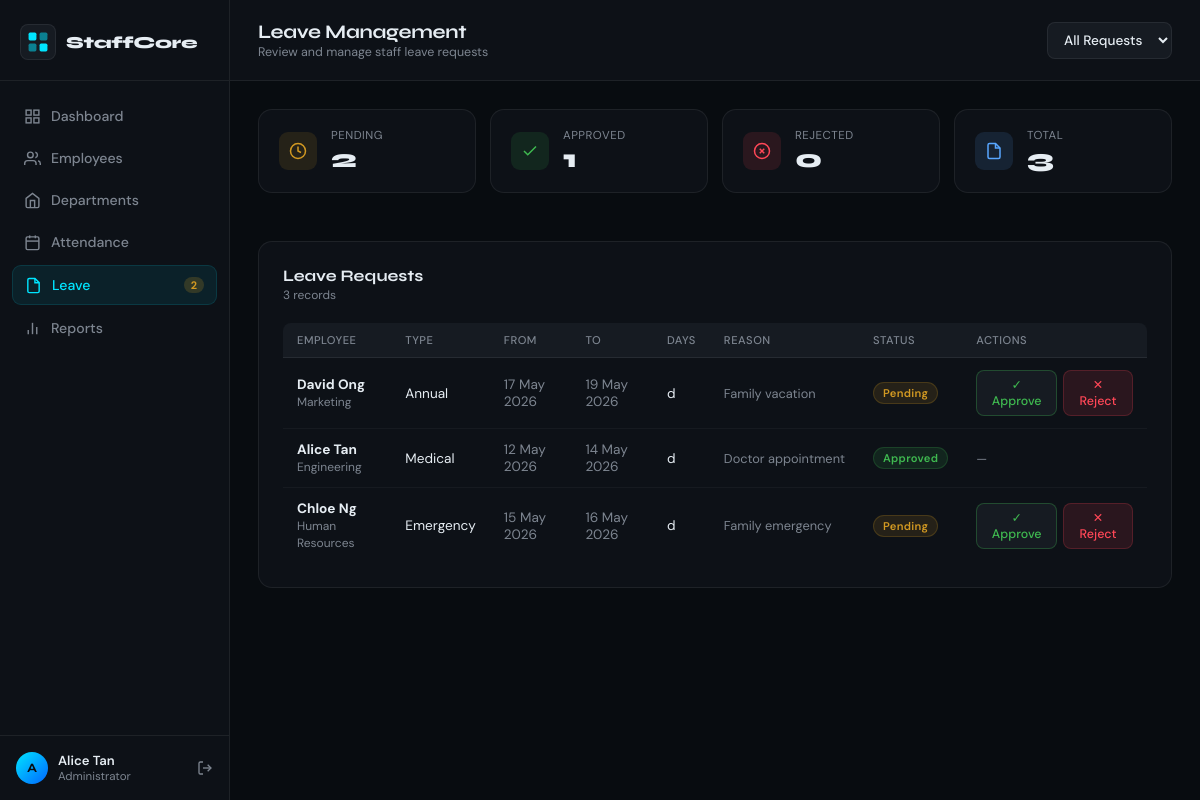
/leave_admin.php (signed in), run on the app's committed database.
### tables this page shows
CREATE TABLE IF NOT EXISTS leave_requests (
    id           INT AUTO_INCREMENT PRIMARY KEY,
    employee_id  INT NOT NULL,
    user_id      INT NOT NULL,
    leave_type   ENUM('annual','medical','emergency','unpaid') DEFAULT 'annual',
    start_date   DATE NOT NULL,
    end_date     DATE NOT NULL,
    reason       TEXT,
    status       ENUM('pending','approved','rejected') DEFAULT 'pending',
    reviewed_by  INT DEFAULT NULL,
    reviewed_at  TIMESTAMP NULL DEFAULT NULL,
    reject_note  VARCHAR(255) DEFAULT NULL,
    created_at   TIMESTAMP DEFAULT CURRENT_TIMESTAMP,
    FOREIGN KEY (employee_id) REFERENCES employees(id) ON DELETE CASCADE,
    FOREIGN KEY (user_id)     REFERENCES users(id)     ON DELETE CASCADE,
    FOREIGN KEY (reviewed_by) REFERENCES users(id)     ON DELETE SET NULL
);

CREATE TABLE employees (
    id            INT AUTO_INCREMENT PRIMARY KEY,
    user_id       INT DEFAULT NULL,
    name          VARCHAR(100) NOT NULL,
    email         VARCHAR(150) NOT NULL UNIQUE,
    phone         VARCHAR(20),
    department_id INT DEFAULT NULL,
    position      VARCHAR(100),
    salary        DECIMAL(10,2) DEFAULT 0.00,
    status        ENUM('active','inactive','on_leave') DEFAULT 'active',
    hire_date     DATE,
    avatar        VARCHAR(255) DEFAULT NULL,
    created_at    TIMESTAMP DEFAULT CURRENT_TIMESTAMP,
    FOREIGN KEY (department_id) REFERENCES departments(id) ON DELETE SET NULL,
    FOREIGN KEY (user_id)       REFERENCES users(id)       ON DELETE SET NULL
);

CREATE TABLE departments (
    id         INT AUTO_INCREMENT PRIMARY KEY,
    name       VARCHAR(100) NOT NULL,
    head_id    INT DEFAULT NULL,
    created_at TIMESTAMP DEFAULT CURRENT_TIMESTAMP
);

### leave_admin.php (the view, shortened to what this page needs)
<?php
require_once 'db.php';
$q = "SELECT lr.*, e.name AS emp_name, e.position, d.name AS dept_name
      FROM leave_requests lr
      JOIN employees e ON e.id = lr.employee_id
      LEFT JOIN departments d ON d.id = e.department_id";
$q .= " ORDER BY lr.created_at DESC";
$leaves = $pdo->query($q)->fetchAll();
$pending  = $pdo->query("SELECT COUNT(*) FROM leave_requests WHERE status='pending'")->fetchColumn();
$approved = $pdo->query("SELECT COUNT(*) FROM leave_requests WHERE status='approved'")->fetchColumn();
$rejected = $pdo->query("SELECT COUNT(*) FROM leave_requests WHERE status='rejected'")->fetchColumn();
?>
<!DOCTYPE html>
<html lang="en">
<head>
  <?php include 'sidebar.php'; ?>
  <link rel="stylesheet" href="admin.css"/>
</head>
<body>
<main class="main">
  <header class="topbar">
    <div class="topbar-left">
      <div><h1 class="page-title">Leave Management</h1><p class="page-sub">Review and manage staff leave requests</p></div>
    </div>
    <div class="topbar-right">
      <form method="GET" style="display:flex;gap:8px;">
        <select name="status" class="btn btn-ghost" onchange="this.form.submit()" style="padding:8px 12px;">
          <option value="">All Requests</option>
        </select>
      </form>
    </div>
  </header>
  <div class="content">
    <div class="mini-stats">
      <div class="mini-card"><div class="mini-icon orange"><svg width="18" height="18" viewBox="0 0 24 24" fill="none" stroke="currentColor" stroke-width="2"><circle cx="12" cy="12" r="10"/><polyline points="12 6 12 12 16 14"/></svg></div><div><div class="mini-label">Pending</div><div class="mini-value"><?= $pending ?></div></div></div>
      <div class="mini-card"><div class="mini-icon green"><svg width="18" height="18" viewBox="0 0 24 24" fill="none" stroke="currentColor" stroke-width="2"><polyline points="20 6 9 17 4 12"/></svg></div><div><div class="mini-label">Approved</div><div class="mini-value"><?= $approved ?></div></div></div>
      <div class="mini-card"><div class="mini-icon red"><svg width="18" height="18" viewBox="0 0 24 24" fill="none" stroke="currentColor" stroke-width="2"><circle cx="12" cy="12" r="10"/><line x1="15" y1="9" x2="9" y2="15"/><line x1="9" y1="9" x2="15" y2="15"/></svg></div><div><div class="mini-label">Rejected</div><div class="mini-value"><?= $rejected ?></div></div></div>
      <div class="mini-card"><div class="mini-icon blue"><svg width="18" height="18" viewBox="0 0 24 24" fill="none" stroke="currentColor" stroke-width="2"><path d="M14 2H6a2 2 0 0 0-2 2v16a2 2 0 0 0 2 2h12a2 2 0 0 0 2-2V8z"/><polyline points="14 2 14 8 20 8"/></svg></div><div><div class="mini-label">Total</div><div class="mini-value"><?= $pending+$approved+$rejected ?></div></div></div>
    </div>
    <div class="card fade-up">
      <div class="card-header">
        <div><div class="card-title">Leave Requests</div><div class="card-sub"><?= count($leaves) ?> records</div></div>
      </div>
      <?php if(empty($leaves)): ?>
      <div style="text-align:center;padding:50px;color:var(--muted);font-size:0.88rem">No leave requests found.</div>
      <?php else: ?>
      <table class="data-table">
        <thead><tr><th>Employee</th><th>Type</th><th>From</th><th>To</th><th>Days</th><th>Reason</th><th>Status</th><th>Actions</th></tr></thead>
        <tbody>
          <?php foreach($leaves as $l): ?>
          <tr>
            <td>
              <strong><?= htmlspecialchars($l['emp_name']) ?></strong>
              <br><span style="color:var(--muted);font-size:0.75rem"><?= htmlspecialchars($l['dept_name']??'') ?></span>
            </td>
            <td><?= ucfirst($l['leave_type']) ?></td>
            <td style="color:var(--muted)"><?= date('d M Y',strtotime($l['start_date'])) ?></td>
            <td style="color:var(--muted)"><?= date('d M Y',strtotime($l['end_date'])) ?></td>
            <td><?= $l['days'] ?>d</td>
            <td style="color:var(--muted);font-size:0.8rem;max-width:150px;overflow:hidden;text-overflow:ellipsis;white-space:nowrap"><?= htmlspecialchars($l['reason']??'—') ?></td>
            <td>
              <?php
                $cls = $l['status']==='approved'?'badge-active':($l['status']==='rejected'?'badge-inactive':'badge-leave');
              ?>
              <span class="badge <?= $cls ?>"><?= ucfirst($l['status']) ?></span>
            </td>
            <td>
              <?php if($l['status']==='pending'): ?>
              <div style="display:flex;gap:6px;">
                <button class="btn btn-ghost btn-sm" style="color:var(--green);border-color:rgba(63,185,80,0.3)" onclick="reviewLeave(<?= $l['id'] ?>, 'approve')">✓ Approve</button>
                <button class="btn btn-danger btn-sm" onclick="reviewLeave(<?= $l['id'] ?>, 'reject')">✕ Reject</button>
              </div>
              <?php else: ?>
              <span style="color:var(--muted);font-size:0.78rem"><?= $l['reviewed_at'] ? date('d M',strtotime($l['reviewed_at'])) : '—' ?></span>
              <?php endif; ?>
            </td>
          </tr>
          <?php endforeach; ?>
        </tbody>
      </table>
      <?php endif; ?>
    </div>
  </div>
</main>
</body>
</html>

### sidebar.php (shortened to what this page needs)
<?php
$current = basename($_SERVER['PHP_SELF'], '.php');
?>
<link rel="stylesheet" href="shared.css"/>
<aside class="sidebar" id="sidebar">
  <div class="sidebar-brand">
    <div class="brand-icon">
    </div>
    <span>StaffCore</span>
  </div>
  <nav class="sidebar-nav">
    <a href="admin_dashboard.php" class="nav-item <?= $current==='admin_dashboard'?'active':'' ?>">
      <svg width="17" height="17" viewBox="0 0 24 24" fill="none" stroke="currentColor" stroke-width="2"><rect x="3" y="3" width="7" height="7"/><rect x="14" y="3" width="7" height="7"/><rect x="14" y="14" width="7" height="7"/><rect x="3" y="14" width="7" height="7"/></svg>
      Dashboard
    </a>
    <a href="employees.php" class="nav-item <?= $current==='employees'?'active':'' ?>">
      <svg width="17" height="17" viewBox="0 0 24 24" fill="none" stroke="currentColor" stroke-width="2"><path d="M17 21v-2a4 4 0 0 0-4-4H5a4 4 0 0 0-4 4v2"/><circle cx="9" cy="7" r="4"/><path d="M23 21v-2a4 4 0 0 0-3-3.87"/><path d="M16 3.13a4 4 0 0 1 0 7.75"/></svg>
      Employees
    </a>
    <a href="departments.php" class="nav-item <?= $current==='departments'?'active':'' ?>">
      <svg width="17" height="17" viewBox="0 0 24 24" fill="none" stroke="currentColor" stroke-width="2"><path d="M3 9l9-7 9 7v11a2 2 0 0 1-2 2H5a2 2 0 0 1-2-2z"/><polyline points="9 22 9 12 15 12 15 22"/></svg>
      Departments
    </a>
    <a href="attendance.php" class="nav-item <?= $current==='attendance'?'active':'' ?>">
      <svg width="17" height="17" viewBox="0 0 24 24" fill="none" stroke="currentColor" stroke-width="2"><rect x="3" y="4" width="18" height="18" rx="2"/><line x1="16" y1="2" x2="16" y2="6"/><line x1="8" y1="2" x2="8" y2="6"/><line x1="3" y1="10" x2="21" y2="10"/></svg>
      Attendance
    </a>
    <a href="leave_admin.php" class="nav-item <?= $current==='leave_admin'?'active':'' ?>">
      <svg width="17" height="17" viewBox="0 0 24 24" fill="none" stroke="currentColor" stroke-width="2"><path d="M14 2H6a2 2 0 0 0-2 2v16a2 2 0 0 0 2 2h12a2 2 0 0 0 2-2V8z"/><polyline points="14 2 14 8 20 8"/></svg>
      Leave
      <?php
        try {
          global $pdo;
          if(isset($pdo)) {
            $p = $pdo->query("SELECT COUNT(*) FROM leave_requests WHERE status='pending'")->fetchColumn();
            if($p > 0) echo "<span style='margin-left:auto;background:rgba(210,153,34,0.2);color:var(--orange);border-radius:20px;padding:1px 7px;font-size:0.68rem;font-weight:700'>$p</span>";
          }
        } catch(Exception $e) {}
      ?>
    </a>
    <a href="reports.php" class="nav-item <?= $current==='reports'?'active':'' ?>">
      <svg width="17" height="17" viewBox="0 0 24 24" fill="none" stroke="currentColor" stroke-width="2"><line x1="18" y1="20" x2="18" y2="10"/><line x1="12" y1="20" x2="12" y2="4"/><line x1="6" y1="20" x2="6" y2="14"/></svg>
      Reports
    </a>
  </nav>
  <div class="sidebar-footer">
    <div class="admin-pill">
      <div class="admin-avatar"><?= strtoupper(substr($_SESSION['user_name']??'A',0,1)) ?></div>
      <div>
        <div class="admin-name"><?= htmlspecialchars($_SESSION['user_name']??'Admin') ?></div>
        <div class="admin-role">Administrator</div>
      </div>
    </div>
    <a href="logout.php" class="logout-btn" title="Logout">
      <svg width="16" height="16" viewBox="0 0 24 24" fill="none" stroke="currentColor" stroke-width="2"><path d="M9 21H5a2 2 0 0 1-2-2V5a2 2 0 0 1 2-2h4"/><polyline points="16 17 21 12 16 7"/><line x1="21" y1="12" x2="9" y2="12"/></svg>
    </a>
  </div>
</aside>

### admin.css (style rules this page uses)
*, *::before, *::after { box-sizing: border-box; margin: 0; padding: 0; }
:root { --bg: #080c10; --surface: #0d1117; --surface2: #161b22; --border: rgba(255,255,255,0.07); --accent: #00e5ff; --text: #e6edf3; --muted: #7d8590; --sidebar-w: 230px; --radius: 14px; --green: #3fb950; --orange: #d29922; --purple: #a371f7; --blue: #58a6ff; --red: #ff4757; }
body { font-family: 'DM Sans', sans-serif; background: var(--bg); color: var(--text); display: flex; min-height: 100vh; }
.sidebar { width: var(--sidebar-w); min-height: 100vh; background: var(--surface); border-right: 1px solid var(--border); display: flex; flex-direction: column; position: fixed; top: 0; left: 0; z-index: 100; transition: transform 0.3s ease; }
.sidebar-brand { display: flex; align-items: center; gap: 10px; padding: 24px 20px 20px; font-family: 'Syne', sans-serif; font-weight: 800; font-size: 1.05rem; letter-spacing: -0.3px; border-bottom: 1px solid var(--border); }
.brand-icon { width: 36px; height: 36px; background: var(--surface2); border: 1px solid var(--border); border-radius: 8px; display: flex; align-items: center; justify-content: center; }
.sidebar-nav { flex: 1; padding: 16px 12px; display: flex; flex-direction: column; gap: 4px; }
.nav-item { display: flex; align-items: center; gap: 10px; padding: 10px 12px; border-radius: 9px; color: var(--muted); text-decoration: none; font-size: 0.88rem; font-weight: 500; transition: background 0.2s, color 0.2s; }
.nav-item.active { background: rgba(0,229,255,0.08); color: var(--accent); border: 1px solid rgba(0,229,255,0.12); }
.sidebar-footer { padding: 16px; border-top: 1px solid var(--border); display: flex; align-items: center; gap: 10px; }
.admin-pill { display: flex; align-items: center; gap: 10px; flex: 1; min-width: 0; }
.admin-avatar { width: 32px; height: 32px; background: linear-gradient(135deg, var(--accent), #0066ff); border-radius: 50%; display: flex; align-items: center; justify-content: center; font-family: 'Syne', sans-serif; font-weight: 700; font-size: 0.8rem; color: #080c10; flex-shrink: 0; }
.admin-name { font-size: 0.82rem; font-weight: 600; white-space: nowrap; overflow: hidden; text-overflow: ellipsis; }
.admin-role { font-size: 0.72rem; color: var(--muted); }
.logout-btn { color: var(--muted); display: flex; align-items: center; transition: color 0.2s; }
.main { margin-left: var(--sidebar-w); flex: 1; display: flex; flex-direction: column; min-height: 100vh; }
.topbar { display: flex; align-items: center; justify-content: space-between; padding: 20px 28px; border-bottom: 1px solid var(--border); background: var(--surface); position: sticky; top: 0; z-index: 50; }
.topbar-left { display: flex; align-items: center; gap: 14px; }
.page-title { font-family: 'Syne', sans-serif; font-size: 1.2rem; font-weight: 700; letter-spacing: -0.3px; }
.page-sub { font-size: 0.78rem; color: var(--muted); margin-top: 1px; }
.topbar-right { display: flex; align-items: center; gap: 14px; }
.content { padding: 28px; display: flex; flex-direction: column; gap: 24px; }
.badge { display: inline-block; padding: 3px 9px; border-radius: 20px; font-size: 0.7rem; font-weight: 600; letter-spacing: 0.3px; }
.badge-active { background: rgba(63,185,80,0.12); color: var(--green); }
.badge-leave { background: rgba(210,153,34,0.12); color: var(--orange); }

### data on the page
leave_requests: employee.name "David Ong", departments.name "Marketing", leave_type "Annual", start_date "17 May 2026", end_date "19 May 2026", reason "Family vacation", status "Pending"
leave_requests: employee.name "Alice Tan", departments.name "Engineering", leave_type "Medical", start_date "12 May 2026", end_date "14 May 2026", reason "Doctor appointment", status "Approved"
leave_requests: employee.name "Chloe Ng", departments.name "Human Resources", leave_type "Emergency", start_date "15 May 2026", end_date "16 May 2026", reason "Family emergency", status "Pending"

### other printed values
$p "2"
substr($_SESSION['user_name']??'A',0,1) "A"
$_SESSION['user_name'] "Alice Tan"
$pending "2"
$approved "1"
$rejected "0"
$pending+$approved+$rejected "3"
count($leaves) "3"
